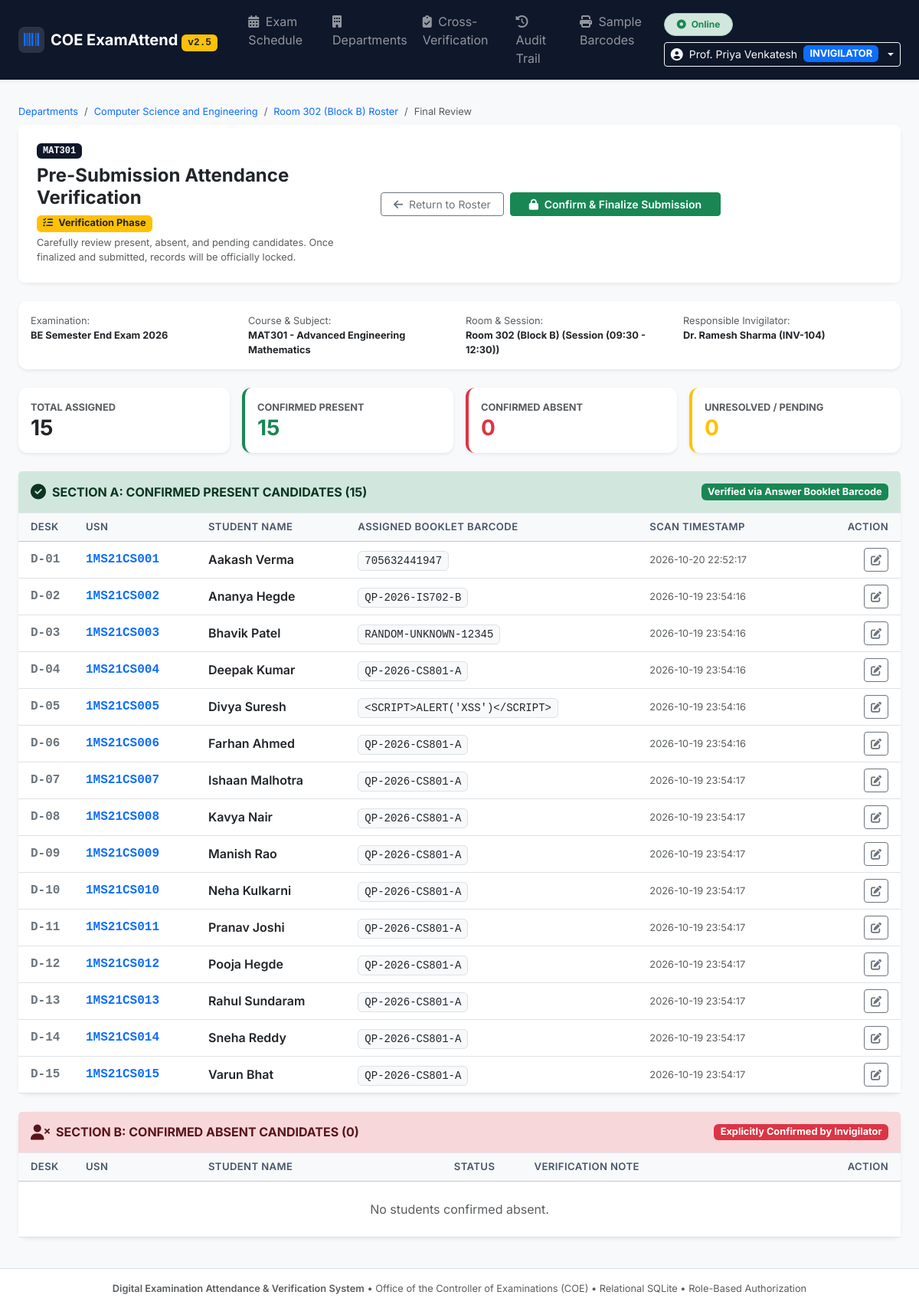
The page /sessions/1/review (signed in) on the database its author committed.
### tables this page shows
CREATE TABLE departments (
        id INTEGER PRIMARY KEY AUTOINCREMENT,
        code TEXT UNIQUE NOT NULL,
        name TEXT NOT NULL,
        created_at TEXT DEFAULT CURRENT_TIMESTAMP
    );

CREATE TABLE exam_sessions (
        id INTEGER PRIMARY KEY AUTOINCREMENT,
        course_code TEXT NOT NULL,
        course_name TEXT NOT NULL,
        exam_date TEXT NOT NULL,
        exam_session TEXT NOT NULL,
        room_number TEXT NOT NULL,
        qp_code TEXT NOT NULL,
        invigilator_name TEXT NOT NULL,
        invigilator_id TEXT NOT NULL,
        status TEXT DEFAULT 'IN_PROGRESS', -- 'IN_PROGRESS', 'LOCKED'
        locked_at TEXT,
        locked_by TEXT,
        created_at TEXT DEFAULT CURRENT_TIMESTAMP
    , exam_id INTEGER, subject_id INTEGER, department_id INTEGER, classroom_id INTEGER, invigilator_user_id INTEGER, submitted_at TEXT, start_time TEXT DEFAULT '09:30', end_time TEXT DEFAULT '12:30');

CREATE TABLE students (
        id INTEGER PRIMARY KEY AUTOINCREMENT,
        session_id INTEGER NOT NULL,
        usn TEXT NOT NULL,
        student_name TEXT NOT NULL,
        desk_number TEXT NOT NULL,
        attendance_status TEXT DEFAULT 'PENDING', -- 'PENDING', 'PRESENT', 'ABSENT'
        qp_barcode TEXT,
        marked_at TEXT,
        marked_by TEXT, student_master_id INTEGER,
        FOREIGN KEY (session_id) REFERENCES exam_sessions(id),
        UNIQUE(session_id, usn)
    );

### app.py (the view)
@app.route('/sessions/<int:session_id>/review')
@login_required
def session_review_view(session_id):
    if not check_session_access(session_id):
        return "403 Forbidden: Unauthorized session access.", 403
    conn = get_db()
    cursor = conn.cursor()
    cursor.execute('''
        SELECT e.*, d.name as department_name, ex.exam_name
        FROM exam_sessions e
        LEFT JOIN departments d ON e.department_id = d.id
        LEFT JOIN examinations ex ON e.exam_id = ex.id
        WHERE e.id = ?
    ''', (session_id,))
    session_row = cursor.fetchone()
    if not session_row:
        conn.close()
        return "Session not found.", 404
    session_data = dict(session_row)
    cursor.execute('''
        SELECT * FROM students
        WHERE session_id = ?
        ORDER BY desk_number ASC, usn ASC
    ''', (session_id,))
    students = [dict(row) for row in cursor.fetchall()]
    conn.close()
    present_list = [s for s in students if s['attendance_status'] == 'PRESENT']
    absent_list = [s for s in students if s['attendance_status'] == 'ABSENT']
    pending_list = [s for s in students if s['attendance_status'] == 'PENDING']
    return render_template(
        'review.html',
        session_data=session_data,
        total_students=len(students),
        present_list=present_list,
        absent_list=absent_list,
        pending_list=pending_list
    )

### app.py (called while the page is built)
@app.context_processor
def inject_globals():
    return {
        'get_ist_now': get_ist_now
    }

def login_required(f):
    @wraps(f)
    def decorated_function(*args, **kwargs):
        if not session.get('user_id'):
            if request.path.startswith('/api/'):
                return jsonify({'success': False, 'message': 'Authentication required. Please log in.'}), 401
            return redirect(url_for('login', next=request.path))
        return f(*args, **kwargs)
    return decorated_function

def check_department_access(dept_id):
    if not session.get('user_id'):
        return True
    return True

def check_session_access(session_id):
    if not session.get('user_id'):
        return True # Default for direct test harness calls
    if session.get('role') == 'ADMIN':
        return True
    conn = get_db()
    cursor = conn.cursor()
    cursor.execute('SELECT department_id, invigilator_user_id, invigilator_id FROM exam_sessions WHERE id = ?', (session_id,))
    row = cursor.fetchone()
    conn.close()
    if not row:
        return False
    if row['invigilator_user_id'] == session.get('user_id'):
        return True
    return check_department_access(row['department_id'])

### database.py (called while the page is built)
def get_db(db_path=None):
    path = db_path or DB_PATH
    conn = sqlite3.connect(path, timeout=30.0)
    try:
        conn.execute("PRAGMA journal_mode=WAL;")
    except Exception:
        pass
    conn.execute("PRAGMA busy_timeout=15000;")
    conn.execute("PRAGMA foreign_keys=ON;")
    conn.row_factory = sqlite3.Row
    return conn

### templates/review.html (shortened to what this page needs)
{% extends 'base.html' %}
{% block content %}
<div class="container-fluid px-3 px-md-4">
    <nav aria-label="breadcrumb" class="mb-2">
        <ol class="breadcrumb fs-7 mb-1">
            <li class="breadcrumb-item"><a href="/departments" class="text-decoration-none">Departments</a></li>
            <li class="breadcrumb-item"><a href="/departments/{{ session_data.department_id }}/classrooms" class="text-decoration-none">{{ session_data.department_name or 'Department' }}</a></li>
            <li class="breadcrumb-item"><a href="/sessions/{{ session_data.id }}/roster" class="text-decoration-none">{{ session_data.room_number }} Roster</a></li>
            <li class="breadcrumb-item active" aria-current="page">Final Review</li>
        </ol>
    </nav>
    <div class="card mb-4 border-0 shadow-sm">
        <div class="card-body p-3 p-md-4 bg-white rounded-3">
            <div class="d-flex flex-column flex-md-row align-items-start align-items-md-center justify-content-between gap-3">
                <div>
                    <div class="d-flex flex-wrap align-items-center gap-2 mb-1">
                        <span class="badge bg-navy text-white font-monospace px-2 py-1">
                            {{ session_data.course_code }}
                        </span>
                        <h4 class="fw-bold mb-0 text-dark">Pre-Submission Attendance Verification</h4>
                        <span class="badge bg-warning text-dark fs-7"><i class="fa-solid fa-list-check me-1"></i> Verification Phase</span>
                    </div>
                    <p class="text-muted fs-7 mb-0">
                        Carefully review present, absent, and pending candidates. Once finalized and submitted, records will be officially locked.
                    </p>
                </div>
                <div class="d-flex flex-wrap align-items-center gap-2 w-100 w-md-auto">
                    <a href="/sessions/{{ session_data.id }}/roster" class="btn btn-outline-secondary btn-sm px-3 flex-grow-1 flex-md-grow-0">
                        <i class="fa-solid fa-arrow-left me-1"></i> Return to Roster
                    </a>
                    {% if pending_list|length > 0 %}
                        <button type="button" class="btn btn-warning btn-sm px-4 fw-semibold flex-grow-1 flex-md-grow-0" onclick="handlePendingWarningSubmit()">
                            <i class="fa-solid fa-triangle-exclamation me-1"></i> Finalize ({{ pending_list|length }} Unmarked)
                        </button>
                    {% else %}
                        <button type="button" class="btn btn-success btn-sm px-4 fw-semibold flex-grow-1 flex-md-grow-0" onclick="openFinalSubmitModal()">
                            <i class="fa-solid fa-lock me-1"></i> Confirm & Finalize Submission
                        </button>
                    {% endif %}
                </div>
            </div>
        </div>
    </div>
    <div class="card border-0 shadow-sm bg-white p-3 mb-4">
        <div class="row g-3 fs-7">
            <div class="col-6 col-md-3">
                <span class="text-muted">Examination:</span><br>
                <strong class="text-dark">{{ session_data.exam_name or 'BE Semester End Exam 2026' }}</strong>
            </div>
            <div class="col-6 col-md-3">
                <span class="text-muted">Course & Subject:</span><br>
                <strong class="text-dark">{{ session_data.course_code }} - {{ session_data.course_name }}</strong>
            </div>
            <div class="col-6 col-md-3">
                <span class="text-muted">Room & Session:</span><br>
                <strong class="text-dark">{{ session_data.room_number }} ({{ session_data.exam_session }})</strong>
            </div>
            <div class="col-6 col-md-3">
                <span class="text-muted">Responsible Invigilator:</span><br>
                <strong class="text-dark">{{ session_data.invigilator_name }} ({{ session_data.invigilator_id }})</strong>
            </div>
        </div>
    </div>
    <div class="row g-3 mb-4">
        <div class="col-6 col-md-3">
            <div class="card border-0 shadow-sm bg-white p-3">
                <div class="text-muted fs-7 fw-bold text-uppercase">Total Assigned</div>
                <h3 class="fw-bold mb-0 text-dark">{{ total_students }}</h3>
            </div>
        </div>
        <div class="col-6 col-md-3">
            <div class="card border-0 shadow-sm bg-white p-3 border-start border-4 border-success">
                <div class="text-muted fs-7 fw-bold text-uppercase">Confirmed Present</div>
                <h3 class="fw-bold mb-0 text-success">{{ present_list|length }}</h3>
            </div>
        </div>
        <div class="col-6 col-md-3">
            <div class="card border-0 shadow-sm bg-white p-3 border-start border-4 border-danger">
                <div class="text-muted fs-7 fw-bold text-uppercase">Confirmed Absent</div>
                <h3 class="fw-bold mb-0 text-danger">{{ absent_list|length }}</h3>
            </div>
        </div>
        <div class="col-6 col-md-3">
            <div class="card border-0 shadow-sm bg-white p-3 border-start border-4 border-warning">
                <div class="text-muted fs-7 fw-bold text-uppercase">Unresolved / Pending</div>
                <h3 class="fw-bold mb-0 text-warning">{{ pending_list|length }}</h3>
            </div>
        </div>
    </div>
    <div class="card border-0 shadow-sm mb-4 bg-white">
        <div class="card-header bg-success-subtle text-success-emphasis py-3 d-flex align-items-center justify-content-between">
            <div class="d-flex align-items-center gap-2">
                <i class="fa-solid fa-circle-check fs-5"></i>
                <h6 class="fw-bold mb-0">SECTION A: CONFIRMED PRESENT CANDIDATES ({{ present_list|length }})</h6>
            </div>
            <span class="badge bg-success text-white fs-7">Verified via Answer Booklet Barcode</span>
        </div>
        <div class="card-body p-0">
            <div class="table-responsive">
                <table class="table table-hover align-middle mb-0">
                    <thead class="table-light">
                        <tr>
                            <th class="ps-3" style="width: 80px;">Desk</th>
                            <th style="width: 160px;">USN</th>
                            <th>Student Name</th>
                            <th>Assigned Booklet Barcode</th>
                            <th>Scan Timestamp</th>
                            <th class="text-end pe-3" style="width: 140px;">Action</th>
                        </tr>
                    </thead>
                    <tbody>
                        {% for s in present_list %}
                        <tr>
                            <td class="ps-3 font-monospace fw-bold text-secondary">{{ s.desk_number }}</td>
                            <td class="font-monospace fw-bold text-primary">{{ s.usn }}</td>
                            <td class="fw-semibold text-dark">{{ s.student_name }}</td>
                            <td>
                                <code class="bg-light px-2 py-1 rounded text-dark border font-monospace">{{ s.qp_barcode }}</code>
                            </td>
                            <td class="text-muted fs-7">{{ s.marked_at }}</td>
                            <td class="text-end pe-3">
                                <a href="/sessions/{{ session_data.id }}/roster" class="btn btn-outline-secondary btn-sm" title="Correct in roster">
                                    <i class="fa-solid fa-pen-to-square"></i>
                                </a>
                            </td>
                        </tr>
                        {% else %}
                        <tr>
                            <td colspan="6" class="text-center py-4 text-muted">No students currently marked present.</td>
                        </tr>
                        {% endfor %}
                    </tbody>
                </table>
            </div>
        </div>
    </div>
    <div class="card border-0 shadow-sm mb-4 bg-white">
        <div class="card-header bg-danger-subtle text-danger-emphasis py-3 d-flex align-items-center justify-content-between">
            <div class="d-flex align-items-center gap-2">
                <i class="fa-solid fa-user-xmark fs-5"></i>
                <h6 class="fw-bold mb-0">SECTION B: CONFIRMED ABSENT CANDIDATES ({{ absent_list|length }})</h6>
            </div>
            <span class="badge bg-danger text-white fs-7">Explicitly Confirmed by Invigilator</span>
        </div>
        <div class="card-body p-0">
            <div class="table-responsive">
                <table class="table table-hover align-middle mb-0">
                    <thead class="table-light">
                        <tr>
                            <th class="ps-3" style="width: 80px;">Desk</th>
                            <th style="width: 160px;">USN</th>
                            <th>Student Name</th>
                            <th class="text-center" style="width: 140px;">Status</th>
                            <th>Verification Note</th>
                            <th class="text-end pe-3" style="width: 140px;">Action</th>
                        </tr>
                    </thead>
                    <tbody>
                        {% for s in absent_list %}
                        <tr>
                            <td class="ps-3 font-monospace fw-bold text-secondary">{{ s.desk_number }}</td>
                            <td class="font-monospace fw-bold text-danger">{{ s.usn }}</td>
                            <td class="fw-semibold text-dark">{{ s.student_name }}</td>
                            <td class="text-center">
                                <span class="badge badge-absent px-2 py-1 fs-7"><i class="fa-solid fa-xmark me-1"></i> ABSENT</span>
                            </td>
                            <td class="text-muted fs-7">Verified absent at candidate desk. No booklet issued.</td>
                            <td class="text-end pe-3">
                                <a href="/sessions/{{ session_data.id }}/roster" class="btn btn-outline-secondary btn-sm" title="Correct in roster">
                                    <i class="fa-solid fa-pen-to-square"></i>
                                </a>
                            </td>
                        </tr>
                        {% else %}
                        <tr>
                            <td colspan="6" class="text-center py-4 text-muted">No students confirmed absent.</td>
                        </tr>
                        {% endfor %}
                    </tbody>
                </table>
            </div>
        </div>
    </div>
</div>
{% endblock %}

### static/css/style.css (style rules this page uses)
:root { --navy-blue: #0f172a; --navy-surface: #1e293b; --primary-blue: #2563eb; --emerald-green: #059669; --crimson-red: #dc2626; --amber-warning: #d97706; }
body { font-family: 'Inter', system-ui, -apple-system, sans-serif; color: #1e293b; background-color: #f8fafc; }
.bg-navy { background-color: var(--navy-blue) !important; }
.fs-7 { font-size: 0.8rem !important; }
.card { border-radius: 12px; border: 1px solid #e2e8f0; }
.card-header { border-bottom: 1px solid #e2e8f0; }
.table thead th { font-weight: 600; font-size: 0.82rem; text-transform: uppercase; letter-spacing: 0.03em; color: #475569; }

### rows shown on the page
departments: name "Computer Science and Engineering"
exam_sessions: room_number "Room 302 (Block B)", course_code "MAT301", course_name "Advanced Engineering Mathematics", exam_session "Session (09:30 - 12:30)", invigilator_name "Dr. Ramesh Sharma", invigilator_id "INV-104"
students: desk_number "D-01", usn "1MS21CS001", student_name "Aakash Verma", qp_barcode "705632441947", marked_at "2026-10-20 22:52:17"
students: desk_number "D-02", usn "1MS21CS002", student_name "Ananya Hegde", qp_barcode "QP-2026-IS702-B", marked_at "2026-10-19 23:54:16"
students: desk_number "D-03", usn "1MS21CS003", student_name "Bhavik Patel", qp_barcode "RANDOM-UNKNOWN-12345", marked_at "2026-10-19 23:54:16"
students: desk_number "D-04", usn "1MS21CS004", student_name "Deepak Kumar", qp_barcode "QP-2026-CS801-A", marked_at "2026-10-19 23:54:16"
students: desk_number "D-05", usn "1MS21CS005", student_name "Divya Suresh", qp_barcode "<SCRIPT>ALERT('XSS')</SCRIPT>", marked_at "2026-10-19 23:54:16"
students: desk_number "D-06", usn "1MS21CS006", student_name "Farhan Ahmed", qp_barcode "QP-2026-CS801-A", marked_at "2026-10-19 23:54:16"
students: desk_number "D-07", usn "1MS21CS007", student_name "Ishaan Malhotra", qp_barcode "QP-2026-CS801-A", marked_at "2026-10-19 23:54:17"
students: desk_number "D-08", usn "1MS21CS008", student_name "Kavya Nair", qp_barcode "QP-2026-CS801-A", marked_at "2026-10-19 23:54:17"
students: desk_number "D-09", usn "1MS21CS009", student_name "Manish Rao", qp_barcode "QP-2026-CS801-A", marked_at "2026-10-19 23:54:17"
students: desk_number "D-10", usn "1MS21CS010", student_name "Neha Kulkarni", qp_barcode "QP-2026-CS801-A", marked_at "2026-10-19 23:54:17"
students: desk_number "D-11", usn "1MS21CS011", student_name "Pranav Joshi", qp_barcode "QP-2026-CS801-A", marked_at "2026-10-19 23:54:17"
students: desk_number "D-12", usn "1MS21CS012", student_name "Pooja Hegde", qp_barcode "QP-2026-CS801-A", marked_at "2026-10-19 23:54:17"
students: desk_number "D-13", usn "1MS21CS013", student_name "Rahul Sundaram", qp_barcode "QP-2026-CS801-A", marked_at "2026-10-19 23:54:17"
students: desk_number "D-14", usn "1MS21CS014", student_name "Sneha Reddy", qp_barcode "QP-2026-CS801-A", marked_at "2026-10-19 23:54:17"
students: desk_number "D-15", usn "1MS21CS015", student_name "Varun Bhat", qp_barcode "QP-2026-CS801-A", marked_at "2026-10-19 23:54:17"

### other values the page prints
{{ session.get('full_name', 'User') }} "Prof. Priya Venkatesh"
{{ session_data.exam_name or 'BE Semester End Exam 2026' }} "BE Semester End Exam 2026"
{{ total_students }} "15"
{{ present_list|length }} "15"
{{ absent_list|length }} "0"
{{ pending_list|length }} "0"
